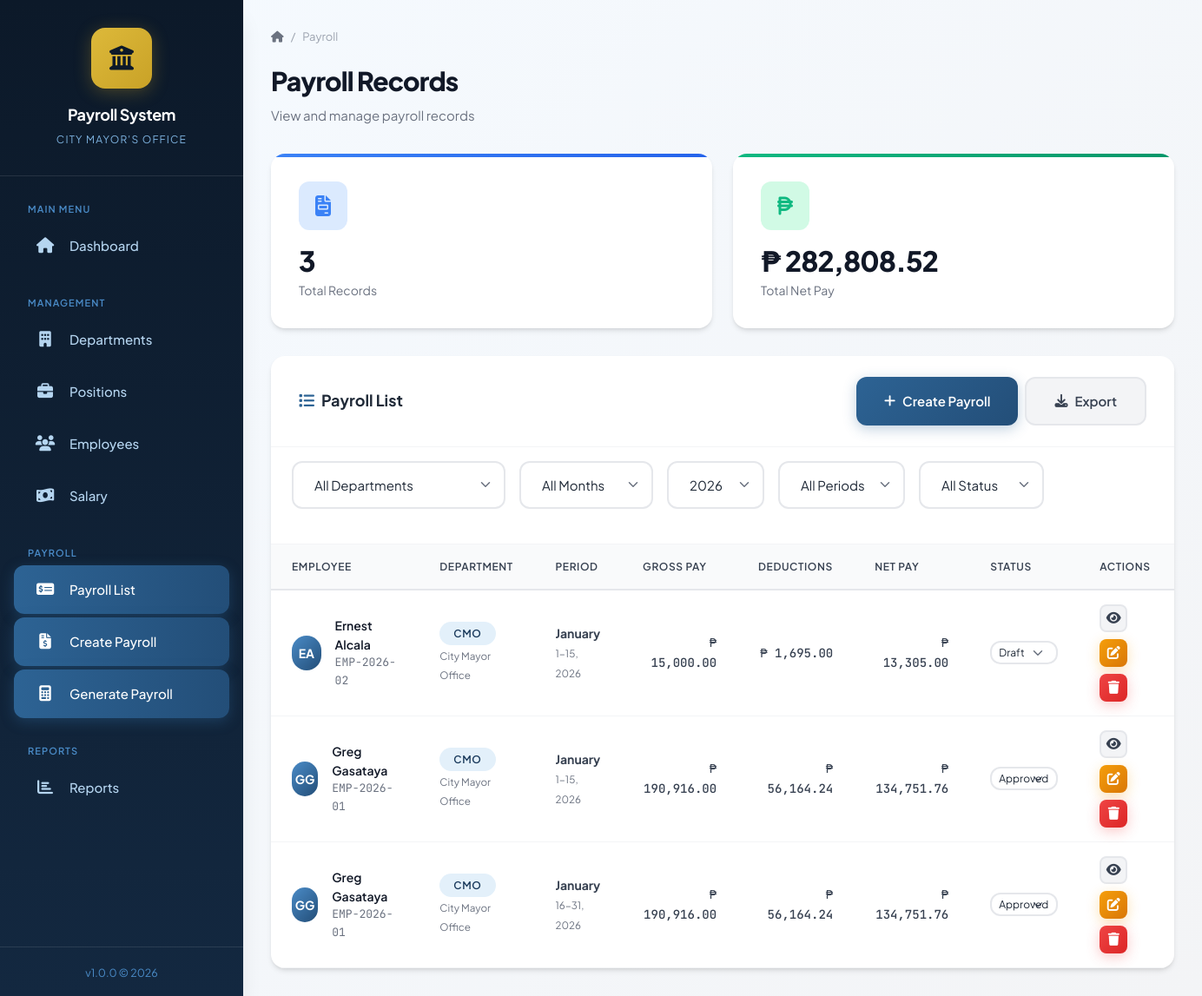
/payroll_final/payroll.php, run on the app's committed database.
### tables this page shows
CREATE TABLE `payroll` (
  `id` int(11) NOT NULL,
  `employee_id` int(11) NOT NULL,
  `department_id` int(11) DEFAULT NULL,
  `salary_id` int(11) DEFAULT NULL,
  `payroll_period` varchar(50) NOT NULL,
  `payroll_month` varchar(20) NOT NULL,
  `payroll_year` int(11) NOT NULL,
  `period_type` enum('1-15','16-31') NOT NULL,
  `basic_salary` decimal(12,2) NOT NULL,
  `pera` decimal(12,2) DEFAULT 0.00,
  `gross_pay` decimal(12,2) NOT NULL,
  `wtax` decimal(12,2) DEFAULT 0.00,
  `philhealth` decimal(12,2) DEFAULT 0.00,
  `gsis` decimal(12,2) DEFAULT 0.00,
  `pagibig` decimal(12,2) DEFAULT 0.00,
  `provident` decimal(12,2) DEFAULT 0.00,
  `bcgeu` decimal(12,2) DEFAULT 0.00,
  `nocgem` decimal(12,2) DEFAULT 0.00,
  `bacgem` decimal(12,2) DEFAULT 0.00,
  `other_deductions` decimal(12,2) DEFAULT 0.00,
  `total_deductions` decimal(12,2) NOT NULL,
  `net_pay` decimal(12,2) NOT NULL,
  `status` enum('Draft','Approved','Paid') DEFAULT 'Draft',
  `created_at` timestamp NULL DEFAULT current_timestamp(),
  `updated_at` timestamp NULL DEFAULT current_timestamp() ON UPDATE current_timestamp()
);

CREATE TABLE `employees` (
  `id` int(11) NOT NULL,
  `employee_id` varchar(20) NOT NULL,
  `first_name` varchar(50) NOT NULL,
  `middle_name` varchar(50) DEFAULT NULL,
  `last_name` varchar(50) NOT NULL,
  `suffix` varchar(50) DEFAULT NULL,
  `sex` varchar(50) DEFAULT NULL,
  `date_of_birth` date DEFAULT NULL,
  `age` int(11) DEFAULT NULL,
  `email` varchar(100) DEFAULT NULL,
  `phone` varchar(20) DEFAULT NULL,
  `address` text DEFAULT NULL,
  `date_hired` date DEFAULT NULL,
  `department_id` int(11) DEFAULT NULL,
  `position_id` int(11) DEFAULT NULL,
  `employment_status` enum('Regular','Contractual','Job Order','Casual') DEFAULT 'Regular',
  `is_active` tinyint(1) DEFAULT 1,
  `created_at` timestamp NOT NULL DEFAULT current_timestamp(),
  `updated_at` timestamp NOT NULL DEFAULT current_timestamp() ON UPDATE current_timestamp()
);

CREATE TABLE `departments` (
  `id` int(11) NOT NULL,
  `department_name` varchar(100) NOT NULL,
  `department_code` varchar(20) NOT NULL,
  `description` text DEFAULT NULL,
  `created_at` timestamp NOT NULL DEFAULT current_timestamp(),
  `updated_at` timestamp NOT NULL DEFAULT current_timestamp() ON UPDATE current_timestamp()
);

### payroll_final/includes/config.php (called while the page is built, shortened)
<?php
function formatCurrency($amount) {
    return '₱ ' . number_format($amount, 2);
}
?>

### payroll_final/payroll.php (the view, shortened to what this page needs)
<?php
require_once 'includes/config.php';
$filterYear = isset($_GET['year']) ? (int)$_GET['year'] : date('Y');
$whereClause = "p.payroll_year = $filterYear";
$payrolls = $conn->query("
    SELECT p.*, e.first_name, e.last_name, e.employee_id as emp_id,
           d.department_name, d.department_code
    FROM payroll p
    LEFT JOIN employees e ON p.employee_id = e.id
    LEFT JOIN departments d ON p.department_id = d.id
    WHERE $whereClause
    ORDER BY p.created_at DESC
");
$summary = $conn->query("
    SELECT COUNT(*) as total, COALESCE(SUM(net_pay), 0) as total_net
    FROM payroll p WHERE $whereClause
")->fetch_assoc();
require_once 'includes/header.php';
?>
<div class="page-header">
    <div class="breadcrumb">
        <a href="index.php"><i class="fas fa-home"></i></a>
        <span>/</span>
        <span>Payroll</span>
    </div>
    <h1 class="page-title">Payroll Records</h1>
    <p class="page-subtitle">View and manage payroll records</p>
</div>
<div class="stats-grid">
    <div class="stat-card info">
        <div class="stat-icon"><i class="fas fa-file-invoice"></i></div>
        <div class="stat-value"><?php echo number_format($summary['total']); ?></div>
        <div class="stat-label">Total Records</div>
    </div>
    <div class="stat-card success">
        <div class="stat-icon"><i class="fas fa-peso-sign"></i></div>
        <div class="stat-value"><?php echo formatCurrency($summary['total_net']); ?></div>
        <div class="stat-label">Total Net Pay</div>
    </div>
</div>
<div class="card">
    <div class="card-header">
        <h2 class="card-title"><i class="fas fa-list"></i> Payroll List</h2>
        <div class="btn-group">
            <a href="payroll_create.php" class="btn btn-primary">
                <i class="fas fa-plus"></i> Create Payroll
            </a>
            <button class="btn btn-secondary" onclick="exportToExcel('payrollTable', 'payroll')">
                <i class="fas fa-download"></i> Export
            </button>
        </div>
    </div>
    <div style="padding: 1rem 1.5rem; border-bottom: 1px solid var(--gray-100);">
        <form method="GET" class="filter-bar">
            <select name="department" class="form-control" style="width: auto; min-width: 200px;" onchange="this.form.submit()">
                <option value="0">All Departments</option>
            </select>
            <select name="month" class="form-control" style="width: auto;" onchange="this.form.submit()">
                <option value="">All Months</option>
            </select>
            <select name="year" class="form-control" style="width: auto;" onchange="this.form.submit()">
                <?php for($y = date('Y'); $y >= 2020; $y--): ?>
                    <option value="<?php echo $y; ?>" <?php echo $filterYear == $y ? 'selected' : ''; ?>><?php echo $y; ?></option>
                <?php endfor; ?>
            </select>
            <select name="period" class="form-control" style="width: auto;" onchange="this.form.submit()">
                <option value="">All Periods</option>
            </select>
            <select name="status" class="form-control" style="width: auto;" onchange="this.form.submit()">
                <option value="">All Status</option>
            </select>
        </form>
    </div>
    <div class="card-body" style="padding: 0;">
        <div class="table-container">
            <table class="data-table" id="payrollTable">
                <thead>
                    <tr>
                        <th>Employee</th>
                        <th>Department</th>
                        <th>Period</th>
                        <th>Gross Pay</th>
                        <th>Deductions</th>
                        <th>Net Pay</th>
                        <th>Status</th>
                        <th>Actions</th>
                    </tr>
                </thead>
                <tbody>
                    <?php if ($payrolls && $payrolls->num_rows > 0): ?>
                        <?php while($row = $payrolls->fetch_assoc()): ?>
                            <tr>
                                <td>
                                    <div class="employee-info">
                                        <div class="employee-avatar">
                                            <?php echo strtoupper(substr($row['first_name'], 0, 1) . substr($row['last_name'], 0, 1)); ?>
                                        </div>
                                        <div>
                                            <div class="employee-name"><?php echo htmlspecialchars($row['first_name'] . ' ' . $row['last_name']); ?></div>
                                            <div class="employee-id"><?php echo htmlspecialchars($row['emp_id']); ?></div>
                                        </div>
                                    </div>
                                </td>
                                <td>
                                    <?php if ($row['department_name']): ?>
                                        <span class="badge badge-primary"><?php echo htmlspecialchars($row['department_code']); ?></span>
                                        <br><small class="text-muted"><?php echo htmlspecialchars($row['department_name']); ?></small>
                                    <?php else: ?>
                                        <span class="text-muted">No Dept</span>
                                    <?php endif; ?>
                                </td>
                                <td>
                                    <strong><?php echo $row['payroll_month']; ?></strong>
                                    <br><small class="text-muted"><?php echo $row['period_type'] . ', ' . $row['payroll_year']; ?></small>
                                </td>
                                <td class="currency"><?php echo formatCurrency($row['gross_pay']); ?></td>
                                <td class="currency text-danger"><?php echo formatCurrency($row['total_deductions']); ?></td>
                                <td class="currency font-bold"><?php echo formatCurrency($row['net_pay']); ?></td>
                                <td>
                                    <select class="form-control" style="width: auto; padding: 0.25rem 0.5rem; font-size: 0.75rem;"
                                            onchange="updateStatus(<?php echo $row['id']; ?>, this.value)">
                                        <option value="Draft" <?php echo $row['status'] === 'Draft' ? 'selected' : ''; ?>>Draft</option>
                                        <option value="Approved" <?php echo $row['status'] === 'Approved' ? 'selected' : ''; ?>>Approved</option>
                                    </select>
                                </td>
                                <td>
                                    <div class="btn-group">
                                        <a href="payroll_view.php?id=<?php echo $row['id']; ?>" class="btn btn-secondary btn-icon sm" title="View">
                                            <i class="fas fa-eye"></i>
                                        </a>
                                        <a href="payroll_edit.php?id=<?php echo $row['id']; ?>" class="btn btn-warning btn-icon sm" title="Edit">
                                            <i class="fas fa-edit"></i>
                                        </a>
                                        <button class="btn btn-danger btn-icon sm" onclick="deletePayroll(<?php echo $row['id']; ?>)" title="Delete">
                                            <i class="fas fa-trash"></i>
                                        </button>
                                    </div>
                                </td>
                            </tr>
                        <?php endwhile; ?>
                    <?php endif; ?>
                </tbody>
            </table>
        </div>
    </div>
</div>
<?php require_once 'includes/footer.php'; ?>

### data on the page
payroll: employee.last_name "EA", employee.last_name "Ernest Alcala", employee.employee_id "EMP-2026-02", department.department_code "CMO", department.department_name "City Mayor Office", payroll_month "January", period_type "1-15", payroll_year "2026", gross_pay "₱ 15,000.00", total_deductions "₱ 1,695.00", net_pay "₱ 13,305.00", id "Draft"
payroll: employee.last_name "GG", employee.last_name "Greg Gasataya", employee.employee_id "EMP-2026-01", department.department_code "CMO", department.department_name "City Mayor Office", payroll_month "January", period_type "1-15", payroll_year "2026", gross_pay "₱ 190,916.00", total_deductions "₱ 56,164.24", net_pay "₱ 134,751.76", status+id "Approved"
payroll: employee.last_name "GG", employee.last_name "Greg Gasataya", employee.employee_id "EMP-2026-01", department.department_code "CMO", department.department_name "City Mayor Office", payroll_month "January", period_type "16-31", payroll_year "2026", gross_pay "₱ 190,916.00", total_deductions "₱ 56,164.24", net_pay "₱ 134,751.76", status+id "Approved"

### other printed values
$summary['total'] "3"
formatCurrency($summary['total_net']) "₱ 282,808.52"
form field year "2026"
